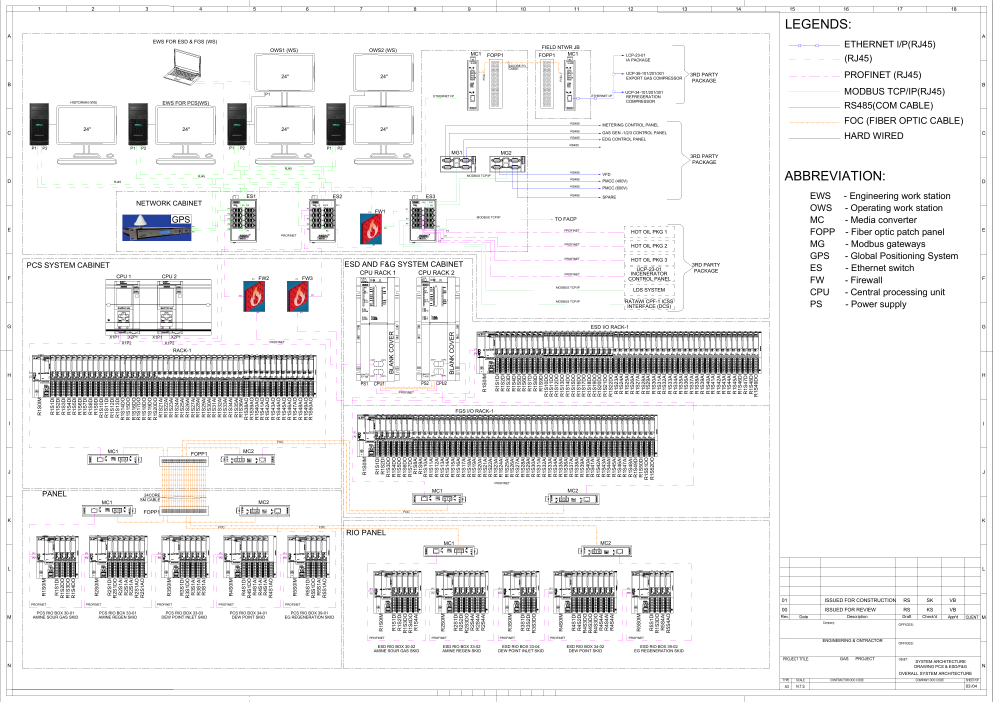
#> input picture example/schema.png, 4963 x 3509 px (shown at 1/5 size); its folder holds only this picture in this run
$ python -i smart.py   (imports and definitions only)
#> lines starting #> are read from the running program, lines starting #| are printed output that depends on the picture; after the words box and inside, x2 and y2 are one past the last pixel; in counts of white or black regions, pixels touching at a corner belong together
"""Smart zone-based tiling using contour detection.

Instead of a uniform grid, this module detects logical zones in the diagram
(coloured frames, bordered sections) and creates one tile per zone. Useful
when the network diagram has clearly separated sub-areas that do not align
well with a regular grid.
"""

from __future__ import annotations

import cv2
import numpy as np

from net_sight.tiling.grid import Tile


# [165 lines left out: functions detect_zones, _iou, _merge_overlapping, split_by_zones, not called in this run]

>>> import cv2
>>> picture = cv2.imread('../../../example/schema.png')
#> picture is the input picture: shape (3509, 4963, 3); mean B, G, R 236.2, 235.9, 236.4
>>> result = detect_zones(picture)
#> in detect_zones, `binary = cv2.adaptiveThreshold( gray, 255, cv2.ADAPTIVE_THRESH_GAUSSIA..`:
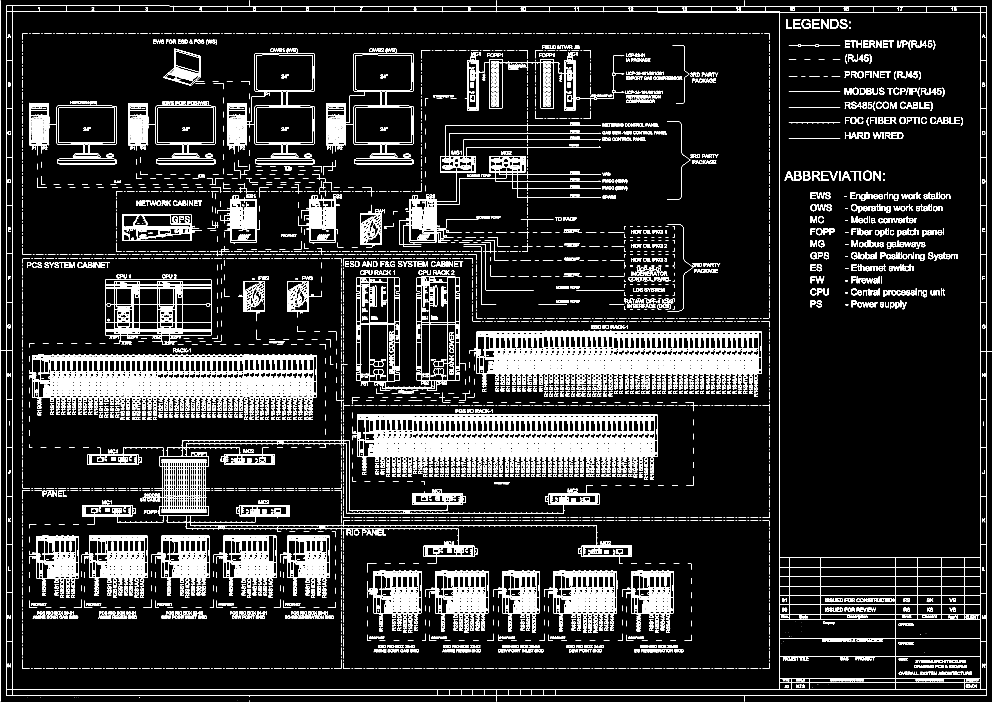
#> binary: shape (3509, 4963) (shown at 1/5 size); 7.4% white in thin lines or dots
#> in detect_zones, `closed = cv2.morphologyEx(binary, cv2.MORPH_CLOSE, kernel, iterations=2)`:
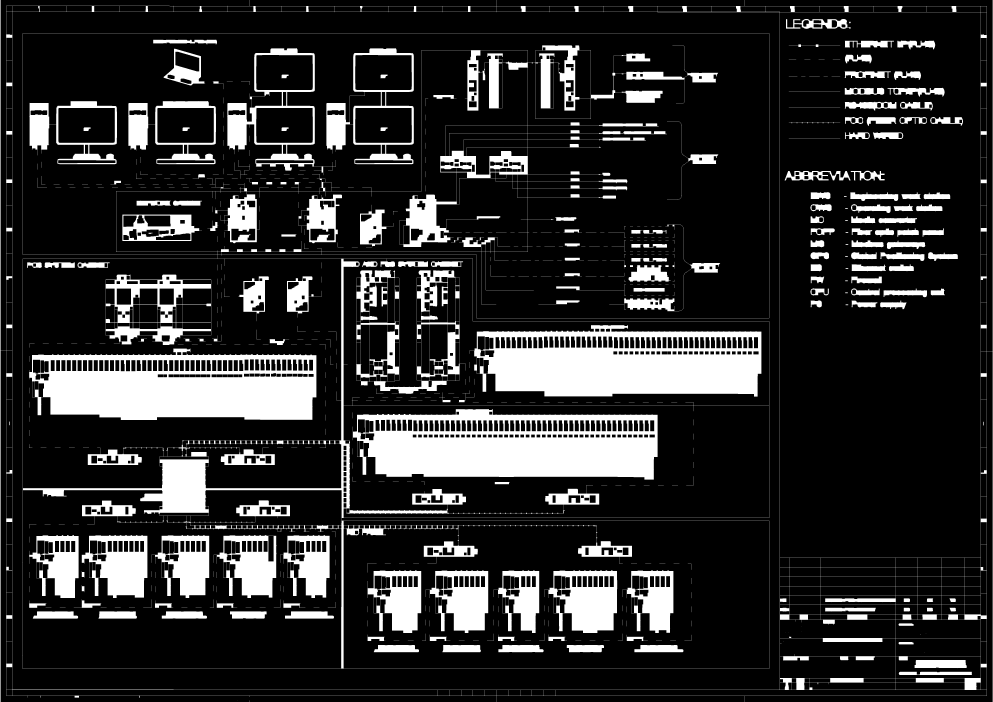
#> closed: shape (3509, 4963) (shown at 1/5 size); 17.9% white; 573 white regions (55 under 20 px)
#> in detect_zones, `contours, _ = cv2.findContours(closed, cv2.RETR_EXTERNAL, cv2.CHAIN_AP..`: contours = 3 contours, 2 with area under 20; largest, box (x1, y1, x2, y2) and area: (0, 0, 4963, 3509) 16911806
#> the loop in detect_zones, `for cnt in contours:` made 3 passes
#> after the loop in detect_zones, `for cnt in contours:`: raw_boxes = []
#> result = []
